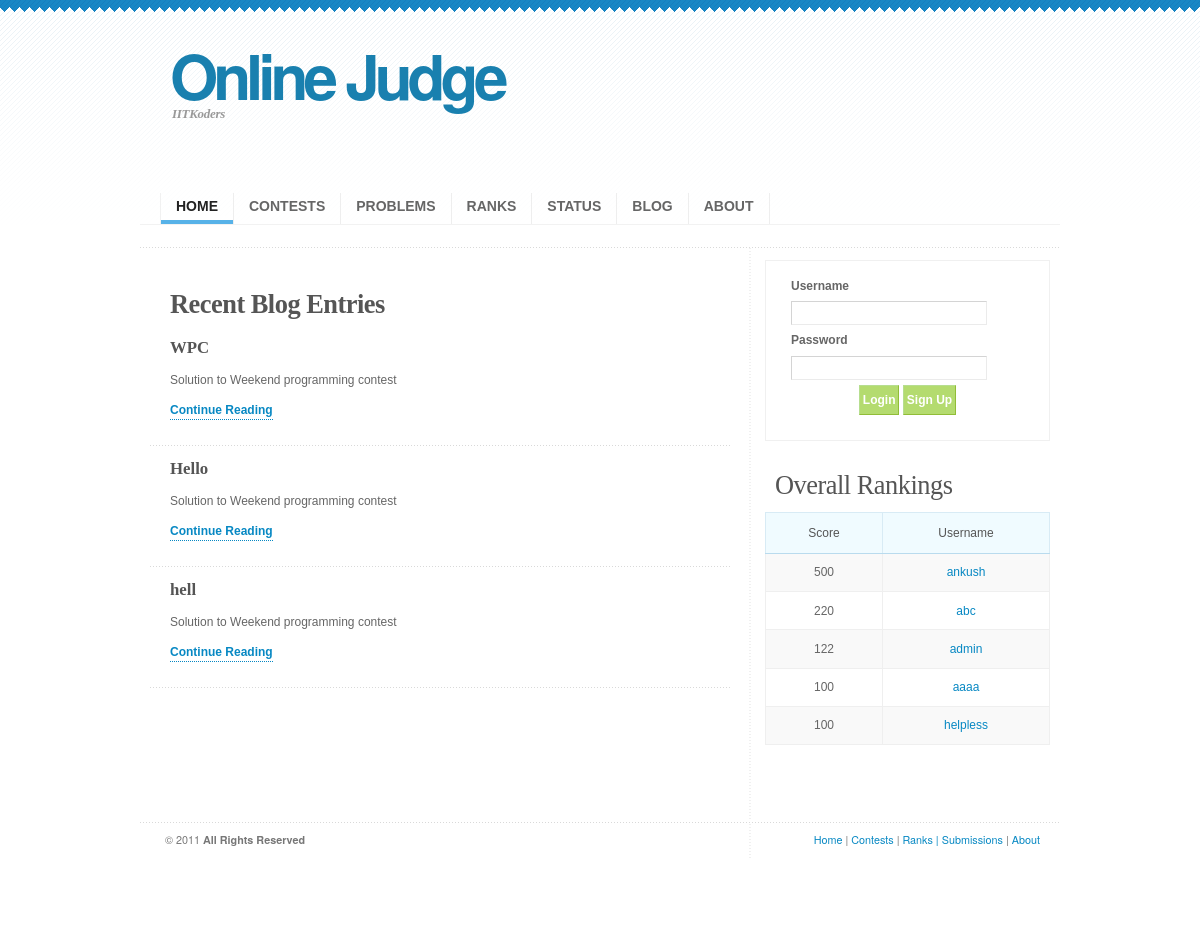
The page / on the database its author committed.
### tables this page shows
CREATE TABLE IF NOT EXISTS `blog` (
  `blogName` varchar(50) DEFAULT NULL,
  `blogID` int(11) DEFAULT NULL,
  `time` timestamp NOT NULL DEFAULT CURRENT_TIMESTAMP ON UPDATE CURRENT_TIMESTAMP
);

CREATE TABLE IF NOT EXISTS `users` (
  `userID` int(11) NOT NULL AUTO_INCREMENT,
  `username` varchar(50) NOT NULL,
  `password` varchar(50) NOT NULL,
  `firstname` varchar(50) DEFAULT NULL,
  `lastname` varchar(50) DEFAULT NULL,
  `college` varchar(50) DEFAULT NULL,
  `email` varchar(50) NOT NULL,
  `rank` int(11) DEFAULT '0',
  `score` int(11) DEFAULT '0',
  `penalty` int(11) NOT NULL DEFAULT '0',
  PRIMARY KEY (`userID`),
  UNIQUE KEY `username` (`username`)
);

### index.php (the view, shortened to what this page needs)
<!DOCTYPE html PUBLIC "-//W3C//DTD XHTML 1.0 Strict//EN" "http://www.w3.org/TR/xhtml1/DTD/xhtml1-strict.dtd">
<html xmlns="http://www.w3.org/1999/xhtml" xml:lang="en" lang="en">
<head>
<link rel="stylesheet" type="text/css" media="screen" href="css/screen.css" />
</head>
<body class="index">
<div id="wrap">
<?php include('header.php'); ?>
<div id="content-outer" class="clear"><div id="content-wrap">
<div id="content">
<div id="left">
<h3><strong>Recent Blog Entries</strong></h3>
<?php
$query = "select count(*) from blog";
$logged = mysql_query($query);
$logg = mysql_fetch_array($logged);
$count = $logg['count(*)'];
if($count>=5) $query = "select *from blog where blogID<=".$count."and blogID>".$count."-5";
else $query = "select * from blog";
$logged = mysql_query($query);
while($logg = mysql_fetch_array($logged)){
	echo"<div class='entry'>";
	echo"<h4>".$logg['blogName']."</h4>";
	$fread = fopen("blog/desc/".$logg['blogID'].".php","r");
	if($fread==NULL) echo"<p>No Blog description</p>";
	else include("blog/desc/".$logg['blogID'].".php");
	echo"<p><a class='more-link' href=blog.php?blogID=".$logg['blogID'].">Continue Reading</a></p>";
	echo"</div>";
}
?>
</div>
<?php include("sidebar.php"); ?>
</div>
</body>
<?php include("footer.php"); ?>
</html>

### blog/desc/1.php
<?php
echo<<<EOHTML
         <p> Solution to Weekend programming contest
           </p>
EOHTML;
?>

### blog/desc/2.php
<?php
echo<<<EOHTML
         <p> Solution to Weekend programming contest
           </p>
EOHTML;
?>

### blog/desc/3.php
<?php
echo<<<EOHTML
         <p> Solution to Weekend programming contest
           </p>
EOHTML;
?>

### sidebar.php (shortened to what this page needs)
<div id="right">
<div class="sidemenu">
<?php
if($_SESSION['isloggedin']){
	echo "<div class='entry'><p align='center'><b>Welcome, ".$_SESSION['username']."</b></p>";
	echo "<p align='center' ><a href='profile.php'>My profile</a></p>";
	echo "<p align='center' ><a href='account.php'>Account Settings</a></p>";
	echo "<p align='center' ><a href='logout.php'>Sign Out</a></p>";
	if(!strcmp($_SESSION['username'],'admin'))echo "<p align='center' ><a href='create_contest.php'>Add Contest</a></p></div>";
}
else{
	echo'
		<form style="position: relative; margin-left: 0px; margin-right: 0px;  background-color: #FFFFFF;" value="refresh page" method="post">
		<label>Username<br/></label>
		<input name="username" size="30%" type="text" /><br/>
		<label>Password<br/></label>
		<input name="password" size="30%" type="password" /></br>
		<div align="center"><input id="loginbutton" class="button" type="submit" name="login" value="Login" />
		<input id="loginbutton" class="button" type="submit" name="signup" value="Sign Up" /></div>
		</form>
		';
};
?>
</div>
<h3>Overall Rankings</h3>
<table border="1" width="100%" >
<tr>
<th>Score</th><th>Username</th>
</tr>
<?php
$query = "select username,score from `users` order by score DESC limit 5 ";
$logged = mysql_query($query);
for($i=0;$logg = mysql_fetch_array($logged);$i++){
	echo "
		<tr ".($i%2==0?"class= 'altrow'":"").">
		<td > ".$logg['score']."</td>	<td ><a href='profile.php?username=".$logg['username']."'>".$logg['username']."</a></td>
		</tr>";
}
?>
</table>
</div>

### css/FreshPick.css (style rules this page uses)
body { font: 12px/170% 'Lucida Grande', 'Lucida Sans Unicode', Geneva, Verdana, Sans-Serif; color: #666666; margin: 0; padding: 0; background: #FFF url(../images/bg.gif) repeat-x ; text-align: center; }
a:link, a:visited { text-decoration: none; color: #0788C3; }
a:link.more-link, a:visited.more-link { padding-bottom: 2px; font-weight: bold; color: #0788C3; border-bottom: 1px dotted #0788C3; }
h1, h2, h3, h4 { font: bold 1em/1.5em Georgia, 'Times New Roman', Times, serif; color: #555; margin: 10px 20px 7px 20px; }
h3 { font-size: 2.2em; font-weight: normal; letter-spacing: -0.5px; padding-top: 15px; }
h4 { font-size: 1.4em; }
p, dl { margin: 10px 20px; }
strong { font-weight: bold; }
table { border-collapse: collapse; margin: 5px 0px; }
tr { background: #FFF; }
tr.altrow { background: #F9F9F9; }
th, td { text-align: center; border-width: 1px; border-style: solid; }
th { color: #555; background: #F0FBFF; padding: .8em 1em; border-color: #D8EBF5 #D8EBF5 #B9DBEE #D8EBF5; }
td { border-color: #EFEFEF; padding: .7em 1em; }
form { margin: 10px 20px; padding: 15px 25px 25px 25px; border: 1px solid #F0F0F0; background: #F8F8F8; }
label { font-weight: bold; color: #666666; }
input, select, textarea { margin: 5px 0; padding: 5px; color: #6A6969; border-width: 1px; border-style: solid; border-color: #D4D4D4 #EBEBEB #EBEBEB #D4D4D4; font: 11px 'Lucida Grande', Verdana, Helvetica, sans-serif; }
input.button { font: bold 12px Arial, Sans-serif; height: 30px; margin: 0; padding: 2px 3px; color: #FFF; background:#B4DB6F; border-width: 1px; border-style: solid; border-color: #B6DE8F #91BD37 #91BD37 #B6DE8F; }
#wrap { width: 920px; margin: 0 auto; text-align: left; }
#content-outer { clear: both; float: left; width: 920px; margin: 0; padding: 0; background: transparent url(../images/hor-line.gif) repeat-y center 0; }
#content-wrap { float: left; width: 920px; background: transparent url(../images/dotted-lines.gif) repeat-x; }
#content { float: left; width: 900px; margin-left: 10px; display: inline; padding-bottom: 40px; }
#left { width: 580px; float: left; padding-top: 15px; }
#right { width: 285px; float: right; padding-top: 5px; }
#right h3 { margin-left: 10px; }
#left .entry { background: url(../images/dotted-lines.gif) repeat-x left bottom; padding-bottom: 15px; }
.clear { display:inline-block; }
.clear:after { display:block; visibility:hidden; clear:both; height:0; content: "."; }

### rows shown on the page
blog: blogName "WPC", shows "Solution to Weekend programming contest"
blog: blogName "Hello", shows "Solution to Weekend programming contest"
blog: blogName "hell", shows "Solution to Weekend programming contest"
users: score "500", username "ankush"
users: score "220", username "abc"
users: score "122", username "admin"
users: score "100", username "aaaa"
users: score "100", username "helpless"
